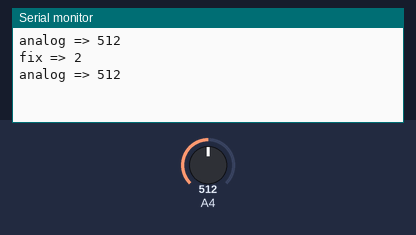
Simulated run of this sketch. Board: Arduino Mega 2560, built with avr-gcc and run on an emulated ATmega2560. Shown: the last lines printed to the serial monitor. The test bench sets the inputs (shaded band); at power-on: A4 = 512.

Above: at 1.8 s.
1.9 s: A4 set to 716
At 2.8 s:
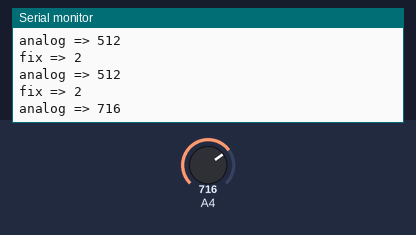
3.4 s: A4 set to 900
At 4.7 s:
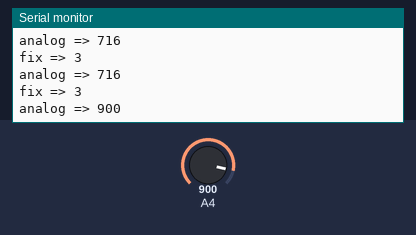
Timing chart, 0 to 6.4 s (numbered marks = the images above; inputs shaded):
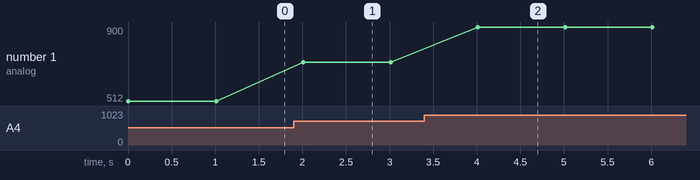

Measured:
- after the input at 1.9 s, the serial monitor: prints a new line after 0.11 s (image 1)
- after the input at 3.4 s, the serial monitor: prints a new line after 0.61 s (image 2)
- plotted number 1: 512 → 716 after the input at 1.9 s, 716 → 900 after the input at 3.4 s

The sketch:

lab4-2.ino
```cpp
int ldr = 36;

void setup() {
  Serial.begin(9600);

}

void loop() {
  int x = analogRead(ldr);
  Serial.print("analog => ");
  Serial.println(x);
  delay(1000);
  int y = map(x ,0 ,950 ,1 ,4);
  Serial.print("fix => ");
  Serial.println(y);
}
```
